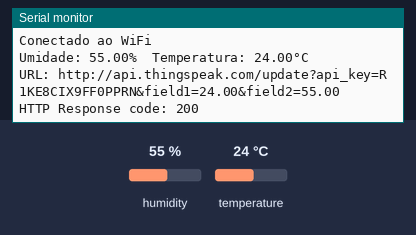
Bench run of a sketch on a simulated ESP32. Shown: the last lines printed to the serial monitor. The test bench sets the inputs (shaded band); at power-on: humidity 55 %, temperature 24 °C. WiFi joins after 1.5 s; servers stay silent unless stated; web services answer with replies made up by the test bench.

Above: at 3.2 s.
3.3 s: humidity set to 22 %
At 3.39 s:
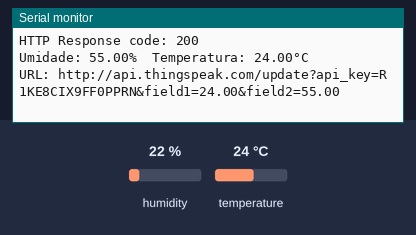
6.5 s: temperature set to 12 °C
At 7.9 s:
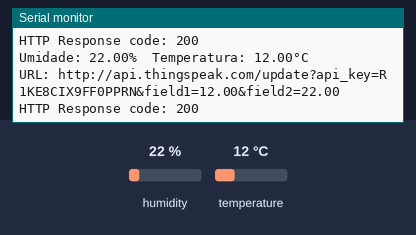
9.7 s: humidity set to 40 %
At 12.8 s:
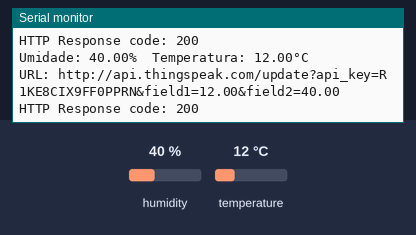
Timing chart, 0 to 14.3 s (numbered marks = the images above; inputs shaded):
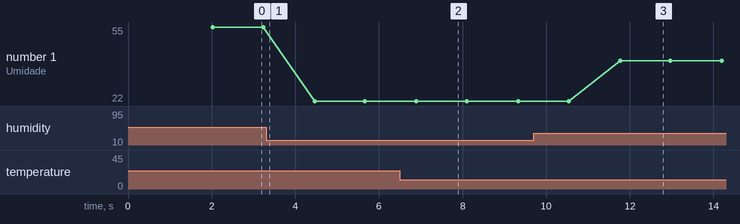

The sketch:

DHT11.ino
```cpp
#include <WiFi.h>
#include <HTTPClient.h>
#include "DHT.h"

// Configurações do WiFi
const char* ssid = "ICOMP2 WIFI";  // Nome da rede Wi-Fi
const char* password = "";         // Senha da rede Wi-Fi (em branco para o simulador)
const char* host = "http://api.thingspeak.com"; // Host para a conexão com a API do ThingSpeak
const char* api_key = "R1KE8CIX9FF0PPRN"; // Chave da API do ThingSpeak

// Configurações do sensor DHT
#define DHTPIN 4     // Pino digital ao qual o DHT11 está conectado
#define DHTTYPE DHT11  // Define o tipo do sensor DHT como DHT11
DHT dht(DHTPIN, DHTTYPE);  // Criação do objeto DHT

void setup() {
  Serial.begin(115200);   // Inicia a comunicação serial
  dht.begin();            // Inicializa o sensor DHT11
  WiFi.begin(ssid, password); // Conecta à rede Wi-Fi

  // Aguarda a conexão com o Wi-Fi
  while (WiFi.status() != WL_CONNECTED) {
    delay(1000);
    Serial.println("Conectando-se ao WiFi...");
  }

  Serial.println("Conectado ao WiFi");
}

void loop() {
  // Lê a umidade e a temperatura
  float humidity = dht.readHumidity();
  float temperature = dht.readTemperature();

  // Verifica se alguma leitura falhou e sai cedo (para tentar novamente).
  if (isnan(humidity) || isnan(temperature)) {
    Serial.println("Falha ao ler do sensor DHT11!");
  } else {
    Serial.print("Umidade: ");
    Serial.print(humidity);
    Serial.print("%  Temperatura: ");
    Serial.print(temperature);
    Serial.println("°C ");

    // Constrói a URL da solicitação HTTP
    String url = String(host) + "/update?api_key=" + api_key + "&field1=" + String(temperature) + "&field2=" + String(humidity);
    Serial.println("URL: " + url);

    // Inicializa o cliente HTTP
    HTTPClient http;
    http.begin(url);

    // Envia a solicitação HTTP GET e imprime o código de resposta HTTP
    int httpResponseCode = http.GET();
    if (httpResponseCode > 0) {
      Serial.print("HTTP Response code: ");
      Serial.println(httpResponseCode);
    } else {
      Serial.print("HTTP Request failed, error: ");
      Serial.println(httpResponseCode);
    }

    // Finaliza a conexão HTTP
    http.end();
  }
  delay(1000);  // Aguarda 1 segundos antes de enviar novamente
}
```

Measured:
- after the input at 6.5 s, the serial monitor: prints a new line after 0.40 s (image 2)
- after the input at 9.7 s, the serial monitor: prints a new line after 2.1 s (image 3)
- plotted number 1: 55 → 22 after the input at 3.3 s, 22 → 40 after the input at 9.7 s
